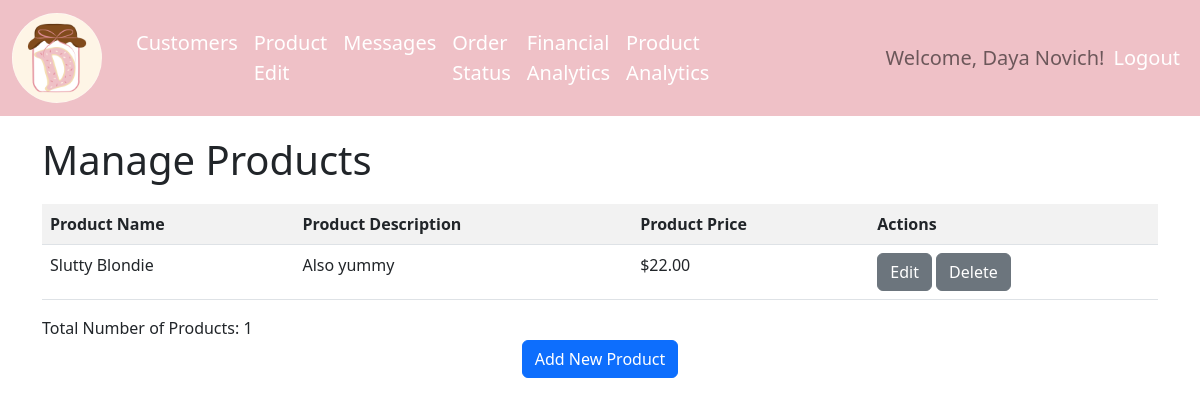
The app's page /product/edit (signed in) with its own data.
### models.py (models this page shows, shortened)
class User(UserMixin, db.Model):
    __tablename__ = 'user'
    user_id = db.Column(db.Integer, primary_key=True, autoincrement=True)
    username = db.Column(db.String(100), unique=True)
    first_name = db.Column(db.String(30))
    last_name = db.Column(db.String(50))
    email = db.Column(db.String(100), unique=True)
    password = db.Column(db.String(100))
    role = db.Column(db.String(20))

class Product(db.Model):
    __tablename__ = 'product'
    product_id = db.Column(db.Integer, primary_key=True, autoincrement=True)
    category_id = db.Column(db.Integer, db.ForeignKey('product_category.category_id'))
    product_name = db.Column(db.String(100), nullable=False)
    product_description = db.Column(db.Text)
    product_image = db.Column(db.String(100))
    product_price = db.Column(db.Float, nullable=False)

### app.py (the view)
@app.route('/product/edit')
@login_required
@role_required(['MANAGER'])
def product_edit():
    products = Product.query.order_by(Product.product_name).all()
    return render_template('product-edit.html', products=products)

### app.py (called while the page is built)
@login_manager.user_loader
def load_user(user_id):
    return User.query.get(int(user_id))

### authorize.py (called while the page is built)
def role_required(roles):
    def decorator(func):
        @wraps(func)
        def wrapper(*args, **kwargs):
            if current_user and current_user.role in roles:
                pass
            else:
                flash('You do not have permission to access this function.', 'error')
                return render_template('access_denied.html')
            if callable(getattr(current_app, "ensure_sync", None)):
                return current_app.ensure_sync(func)(*args, **kwargs)
            return func(*args, *kwargs)
        return wrapper
    return decorator

### template/product-edit.html (shortened to what this page needs)
{% extends "base.html" %}
{% block page_head %}
    Manage Products
{% endblock %}
{% block page_content %}
    <div class="row">
    <div class="col">
    <table class="table table-striped">
        <tr>
            <th>Product Name</th>
            <th>Product Description</th>
            <th>Product Price</th>
            <th>Actions</th>
        </tr>
        {% for each_product in products %}
        <tr>
            <td>{{ each_product['product_name'] }}</td>
            <td>{{ each_product['product_description'] }}</td>
            <td>{{ "$%.2f"|format(each_product['product_price']) }}</td>
            <td>
                <a href="{{ url_for('product_update', product_id=each_product['product_id']) }}" class="btn btn-secondary" role="button">Edit</a>
                <a href="{{ url_for('product_delete', product_id=each_product['product_id']) }}" class="btn btn-secondary" role="button">Delete</a>
            </td>
        </tr>
        {% endfor %}
    </table>
    </div>
    </div>
    <div class="row">
        <div class="col">
            Total Number of Products: {{ products|length }}
        </div>
    </div>
    <div class="row">
        <div class="col text-center">
             <a href="{{ url_for('product_add') }}" class="btn btn-primary" role="button">Add New Product</a>
        </div>
    </div>
{% endblock %}

### template/base.html (shortened to what this page needs)
<!DOCTYPE html>
<html lang="en">
  <head>
      <link href="https://cdn.jsdelivr.net/npm/bootstrap@5.2.3/dist/css/bootstrap.min.css" rel="stylesheet">
      <link rel="stylesheet" href="/static/css/nav.css">
  </head>
  <body>
        <nav class="navbar navbar-expand-lg">
            <div class="container-fluid">
                <div class="navbar-collapse collapse w-100 order-1 order-md-0 dual-collapse2">
                    <a class="navbar-brand" href="/">
                        <img src="/static/assets/dessertbydaya.jpg" width="90" height="90" alt="logo">
                    </a>
                    <ul class="navbar-nav me-auto">
                        {% if current_user.role in ['EMPLOYEE', 'MANAGER'] %}
                        <li class="nav-item">
                          <a id="customer_view_all" class="nav-link {% if request.endpoint=='customer_view_all' %}active{%endif %}" href="{{ url_for('customer_view_all') }}">Customers</a>
                        </li>
                         <li class="nav-item">
                           <a class="nav-link" href="{{ url_for('product_edit') }}">Product Edit</a>
                         </li>
                        <li class="nav-item">
                            <a class="nav-link" href="{{ url_for('message_view_all') }}">Messages</a>
                        </li>
                        <li class="nav-item">
                            <a class="nav-link" href="{{ url_for('order_status') }}">Order Status</a>
                        </li>
                        <li class="nav-item">
                            <a class="nav-link" href="{{ url_for('financial_analytics') }}">Financial Analytics</a>
                        </li>
                        <li class="nav-item">
                            <a class="nav-link" href="{{ url_for('product_analytics') }}">Product Analytics</a>
                        </li>
                        {% endif %}
                    </ul>
                </div>
                {% if current_user.is_authenticated %}
                <div class="navbar-collapse collapse w-100 order-3 dual-collapse2">
                    <ul class="navbar-nav ms-auto">
                        <li class="nav-item navbar-text">
                            Welcome, {{ current_user.first_name }} {{ current_user.last_name }}!
                        </li>
                        <li class="nav-item">
                            <a class="nav-link" href="{{ url_for('logout') }}">Logout</a>
                        </li>
                    </ul>
                </div>
                {% endif %}
            </div>
        </nav>
    <div class="container">
        <h1>{% block page_head %}{% endblock %}</h1>
        {% block page_content %}{% endblock %}
    </div>
  </body>
</html>

### static/css/nav.css (style rules this page uses)
.navbar { background-color: #EFC1C7; }
.navbar-brand img { margin-right: 10px; border-radius: 50%; }
.navbar-nav .nav-link { color: white; font-size: 20px; }
.navbar-text { margin-right: 1px; font-size: 20px; }
.container { margin-top: 20px; }
h1 { margin-bottom: 20px; }

### records on screen
User: first_name "Daya", last_name "Novich"
Product: product_name "Slutty Blondie", product_description "Also yummy", product_price "$22.00"

### other values on screen
{{ products|length }} "1"
